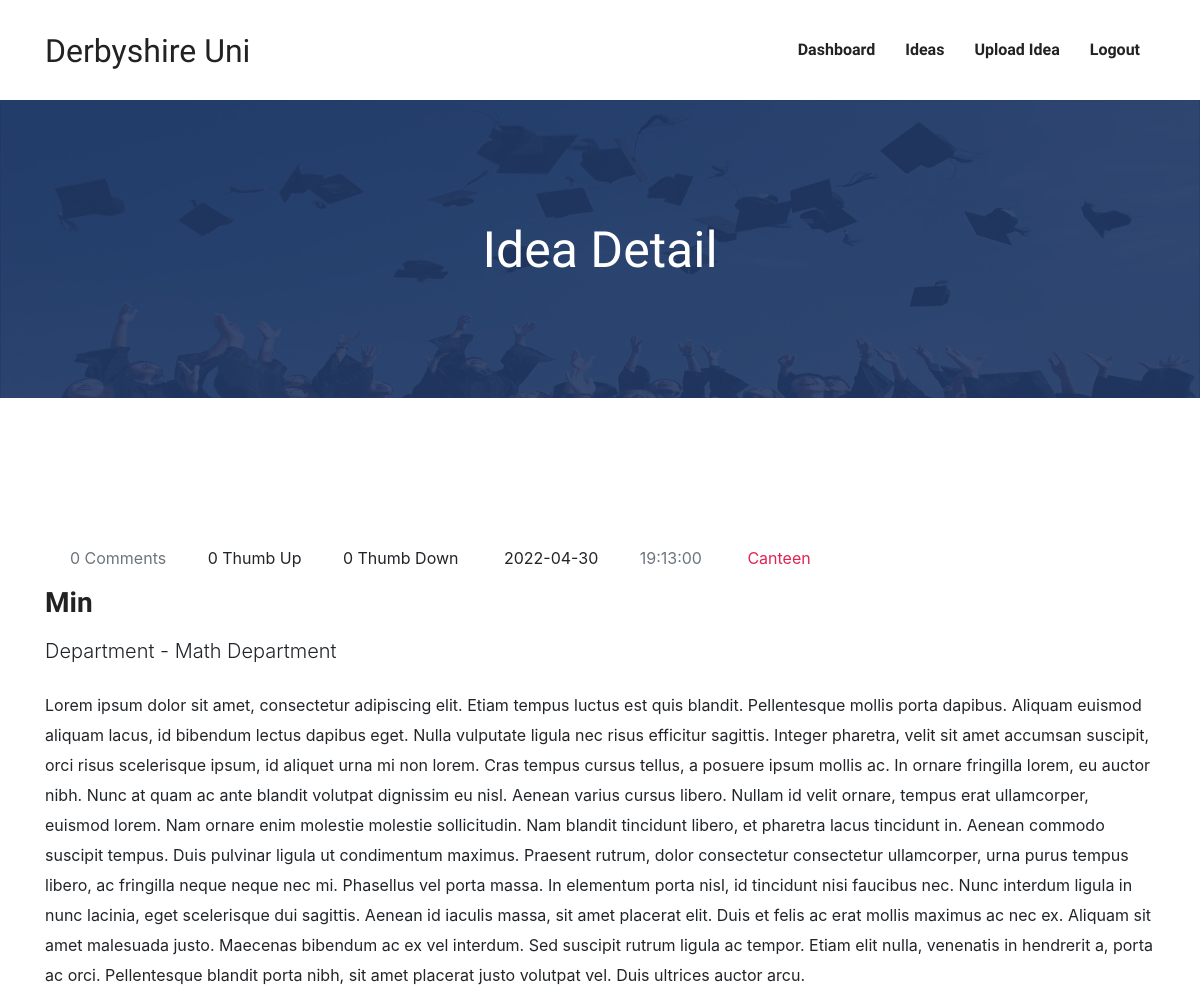
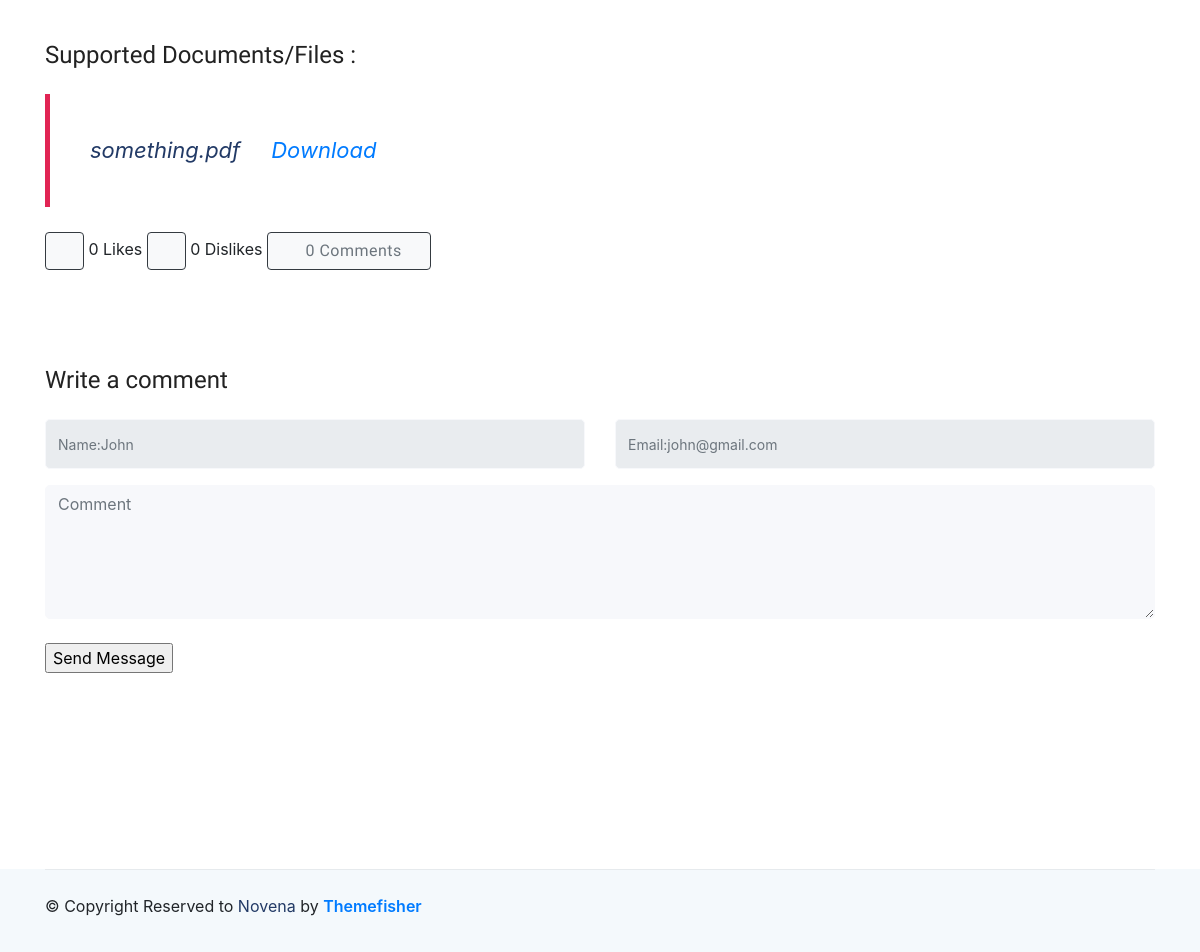
The page /like_unlike.php?ideaIdToDetail=33 (signed in) on the database its author committed (2 pictures, top to bottom).
### tables this page shows
CREATE TABLE `idea` (
  `ideaId` int NOT NULL,
  `qamId` int DEFAULT NULL,
  `qacId` int DEFAULT NULL,
  `staffId` int DEFAULT NULL,
  `adminId` int DEFAULT NULL,
  `categoryId` int DEFAULT NULL,
  `idea` text,
  `document` text,
  `anonymousStatus` tinyint(1) DEFAULT NULL,
  `uploadDate` date DEFAULT NULL,
  `uploadTime` time DEFAULT NULL,
  `thumbUp` int NOT NULL,
  `thumbDown` int NOT NULL
);

CREATE TABLE `category` (
  `categoryId` int NOT NULL,
  `category` varchar(100) NOT NULL
);

CREATE TABLE `staff` (
  `staffId` int NOT NULL,
  `staffName` varchar(50) DEFAULT NULL,
  `staffPhone` varchar(20) DEFAULT NULL,
  `staffEmail` varchar(100) DEFAULT NULL,
  `staffPassword` text,
  `staffAddress` text,
  `status` tinyint(1) DEFAULT NULL,
  `deptId` int DEFAULT NULL
);

CREATE TABLE `department` (
  `deptId` int NOT NULL,
  `department` varchar(100) NOT NULL
);

CREATE TABLE `qac` (
  `qacId` int NOT NULL,
  `qacName` varchar(30) DEFAULT NULL,
  `qacPhone` varchar(22) DEFAULT NULL,
  `qacEmail` varchar(50) DEFAULT NULL,
  `qacPassword` text,
  `qacAddress` text,
  `status` tinyint(1) DEFAULT NULL,
  `deptId` int DEFAULT NULL
);

### like_unlike.php (the view, shortened to what this page needs)
<?php
include "header.php";
if (isset($_REQUEST['ideaIdToDetail'])) {
	$ideaId = $_REQUEST['ideaIdToDetail'];
	$date = "";
	$time = "";
	$category = "";
	$authorname = "";
	$department = "";
	$idea = "";
	$file = "";
	$selectideastmt = $conn->prepare("SELECT * from idea where ideaId=$ideaId");
	$selectideastmt->execute();
	$dataofidea = $selectideastmt->fetch(PDO::FETCH_ASSOC);
	$staffId = $dataofidea['staffId'];
	if ($staffId != 0) {
		$selectstaffpost = $conn->prepare("SELECT i.*,s.*,c.*,d.* from idea i,staff s,category c,department d where i.staffId=s.staffId and i.categoryId=c.categoryId and s.deptId=d.deptId and s.staffId=$staffId and i.ideaId=$ideaId");
		$selectstaffpost->execute();
		$dataofstaffpost = $selectstaffpost->fetch(PDO::FETCH_ASSOC);
		$date = $dataofstaffpost['uploadDate'];
		$time = $dataofstaffpost['uploadTime'];
		$category = $dataofstaffpost['category'];
		$idea = $dataofstaffpost['idea'];
		$anonymous = $dataofstaffpost['anonymousStatus'];
		if ($anonymous == 1) {
			$authorname = "Anonymous Author";
		} else {
			$authorname = $dataofstaffpost['staffName'];
		}
		$file = !empty($dataofstaffpost['document']) ? $dataofstaffpost['document'] : "No File Found";
		$department = $dataofstaffpost['department'];
	}
} else {
}
if ($_SESSION['authortype'] == "qac") {
	$authorid = $_SESSION['authorid'];
	$qcnselect = "Select * from qac where qacId=$authorid";
	$qcnstmt = $conn->prepare($qcnselect);
	$qcnstmt->execute();
	$qcnfetch = $qcnstmt->fetch();
	$qcname = $qcnfetch['qacName'];
	$qcid = $qcnfetch['qacId'];
	$qacEmail = $qcnfetch['qacEmail'];
}
$qcid = !empty($qcid) ? $qcid : null;
$ideaid = $_REQUEST['ideaIdToDetail'];
if ($qcid != null) {
	$usrname = $qcname;
	$usrEmail = $qacEmail;
}
$likes = 1;
$like_count = "SELECT * FROM rating_info WHERE ideaid=:ideaid AND rating_action=:rating_action";
$counts = $conn->prepare($like_count);
$counts->bindParam(":ideaid", $ideaid);
$counts->bindParam(":rating_action", $likes);
$counts->execute();
$like_counts = $counts->rowCount();
$unlikes = 0;
$unlike_count = "SELECT * FROM rating_info WHERE ideaid=:ideaid AND rating_action=:rating_action";
$counts = $conn->prepare($unlike_count);
$counts->bindParam(":ideaid", $ideaid);
$counts->bindParam(":rating_action", $unlikes);
$counts->execute();
$unlike_counts = $counts->rowCount();
$comment_count = "SELECT * FROM comment WHERE ideaid=:ideaid ";
$comment_counts = $conn->prepare($comment_count);
$comment_counts->bindParam(":ideaid", $ideaid);
$comment_counts->execute();
$total_comment = $comment_counts->rowCount();
?>
<section class="page-title" style="background-image: url('images/bg/hat.png') !important; background-size: cover; background-repeat: no-repeat;">
	<div class="container">
		<div class="row">
			<div class="col-md-12">
				<div class="block text-center">
					<h1 class="text-capitalize mb-5 text-lg">Idea Detail</h1>
				</div>
			</div>
		</div>
	</div>
</section>
<section class="section blog-wrap">
	<div class="container">
		<div class="row">
			<div class="col-lg-12">
				<div class="row">
					<div class="col-lg-12 mb-5">
						<div class="single-blog-item">
							<div class="blog-item-content mt-5">
								<div class="blog-item-meta mb-3">
									<span class="text-muted text-capitalize mr-3"><i class="icofont-comment mr-2"></i> <?php echo $total_comment; ?> Comments</span>
									<span class="text-black text-capitalize mr-3"><i class="icofont-thumbs-up mr-1"></i> <?php echo $like_counts; ?> Thumb Up</span>
									<span class="text-black text-capitalize mr-3"><i class="icofont-thumbs-down mr-1"></i> <?php echo $unlike_counts; ?> Thumb Down</span>
									<span class="text-black text-capitalize mr-3"><i class="icofont-calendar mr-2"></i> <?php echo $date; ?> </span>
									<span class="text-muted text-capitalize mr-3"><i class="icofont-clock-time mr-1"></i> <?php echo $time; ?> </span>
									<span class="text-color-2 text-capitalize mr-3"><i class="icofont-book-mark mr-2"></i> <?php echo $category; ?> </span>
								</div>
								<h3 class='mt-3 mb-3'>
									<b><?php echo $authorname; ?></b>
								</h3>
								<?php
								if ($department != "") {
									echo "<p class='lead mb-4'>Department - $department</p>";
								}
								?>
								<p><?php echo $idea; ?></p>
								<br>
								<h4>Supported Documents/Files : </h4>
								<blockquote class="quote">
									<?php echo $file; ?> &nbsp; &nbsp; <a href="eachFileDownload.php?download=<?php echo 'Uploads/' . $file ?>&&ideaIdToDetail=<?php echo $ideaId; ?>"> Download</a><br>
								</blockquote>
								<a href='like_unlike.php?lid&&ideaIdToDetail=<?php echo $ideaId; ?>' class="btn btn-light btn-outline-dark"><i class="icofont-thumbs-up"></i> </a>
								<span id="likeno"><?php echo $like_counts  ?> Likes</span>
								<a href='like_unlike.php?did&&ideaIdToDetail=<?php echo $ideaId; ?>' class="btn btn-light btn-outline-dark"> <i class="icofont-thumbs-down"></i>
								</a>
								<span id="dislikeno"><?php echo $unlike_counts  ?> Dislikes</span>
								<a href="comment_detail.php?ideaIdToComment=<?php echo $ideaId; ?>" class="btn btn-light btn-outline-dark" target="_blank"><span class="text-muted text-capitalize mr-3"><i class="icofont-comment mr-2"></i> <?php echo $total_comment; ?> Comments</span></a>
							</div>
						</div>
					</div>
					<div class="col-lg-12">
						<form class="comment-form my-5" id="comment-form" method="post">
							<h4 class="mb-4">Write a comment</h4>
							<div class="row">
								<div class="col-md-6">
									<div class="form-group">
										<input class="form-control" type="text" name="name" id="name" placeholder="Name:<?php echo $usrname;  ?>" readonly>
									</div>
								</div>
								<div class="col-md-6">
									<div class="form-group">
										<input class="form-control" type="text" name="mail" id="mail" placeholder="Email:<?php echo $usrEmail;  ?>" readonly>
									</div>
								</div>
							</div>
							<textarea class="form-control mb-4" name="comment" id="comment_tf" cols="30" rows="5" placeholder="Comment"></textarea>
							<input type="submit" value="Send Message" name="btnSubmit">
						</form>
					</div>
				</div>
			</div>
		</div>
	</div>
</section>
<?php
include "footer.php";
?>

### css/style.css (style rules this page uses)
html { overflow-x: hidden; }
body { line-height: 1.6; font-family: "Roboto", sans-serif; -webkit-font-smoothing: antialiased; font-size: 16px; color: #6F8BA4; font-weight: 400; }
h1, .h1, h2, .h2, h3, .h3, h4, .h4, h5, .h5, h6, .h6 { font-family: "Exo", sans-serif; font-weight: 700; color: #222; }
h1, .h1 { font-size: 2.5rem; }
h3, .h3 { font-size: 1.5rem; }
h4, .h4 { font-size: 1.3rem; line-height: 30px; }
p { line-height: 30px; }
input[type="email"], input[type="password"], input[type="text"], input[type="tel"] { box-shadow: none; height: 45px; outline: none; font-size: 14px; }
.form-control { box-shadow: none; border-radius: 0; }
.btn { display: inline-block; font-size: 14px; font-size: 0.8125rem; font-weight: 700; letter-spacing: .5px; padding: .75rem 2rem; font-family: "Exo", sans-serif; text-transform: uppercase; border-radius: 5px; border: 2px solid transparent; transition: all .35s ease; }
.section { padding: 100px 0; }
.text-lg { font-size: 3.75rem; }
a { color: #222; text-decoration: none; transition: all .35s ease; }
.page-title { padding: 120px 0px 70px 0px; position: relative; }
.page-title .block h1 { color: #fff; }
.text-lg { font-size: 50px; }
.text-color-2 { color: #e12454; }
.quote { font-size: 22px; color: #223a66; padding: 40px; font-style: italic; border-left: 5px solid #e12454; margin: 25px 0px; }
.comment-form .form-control { background: #f7f8fb; border-radius: 5px; border-color: #f7f8fb; height: 50px; }
.comment-form textarea.form-control { height: auto; }

### rows shown on the page
idea: uploadDate "2022-04-30", uploadTime "19:13:00", categoryId.category "Canteen", staffId.staffName "Min", department.department "Math Department", idea "Lorem ipsum dolor sit amet, consectetur adipiscing elit. Etiam tempus luctus est quis blandit. Pellentesque mollis porta dapibus. Aliquam euismod aliquam lacus, id bibendum lectus dapibus eget. Nulla vulputate ligula nec risus efficitur sagittis. Integer pharetra, velit sit amet accumsan suscipit, orci risus scelerisque ipsum, id aliquet urna mi non lorem. Cras tempus cursus tellus, a posuere ipsum mollis ac. In ornare fringilla lorem, eu auctor nibh. Nunc at quam ac ante blandit volutpat dignissim eu nisl. Aenean varius cursus libero. Nullam id velit ornare, tempus erat ullamcorper, euismod lorem. Nam ornare enim molestie molestie sollicitudin. Nam blandit tincidunt libero, et pharetra…", document "something.pdf"
qac: name "Name:John", mail "Email:john@gmail.com"

### other values the page prints
$total_comment "0"
$like_counts "0"
$unlike_counts "0"
